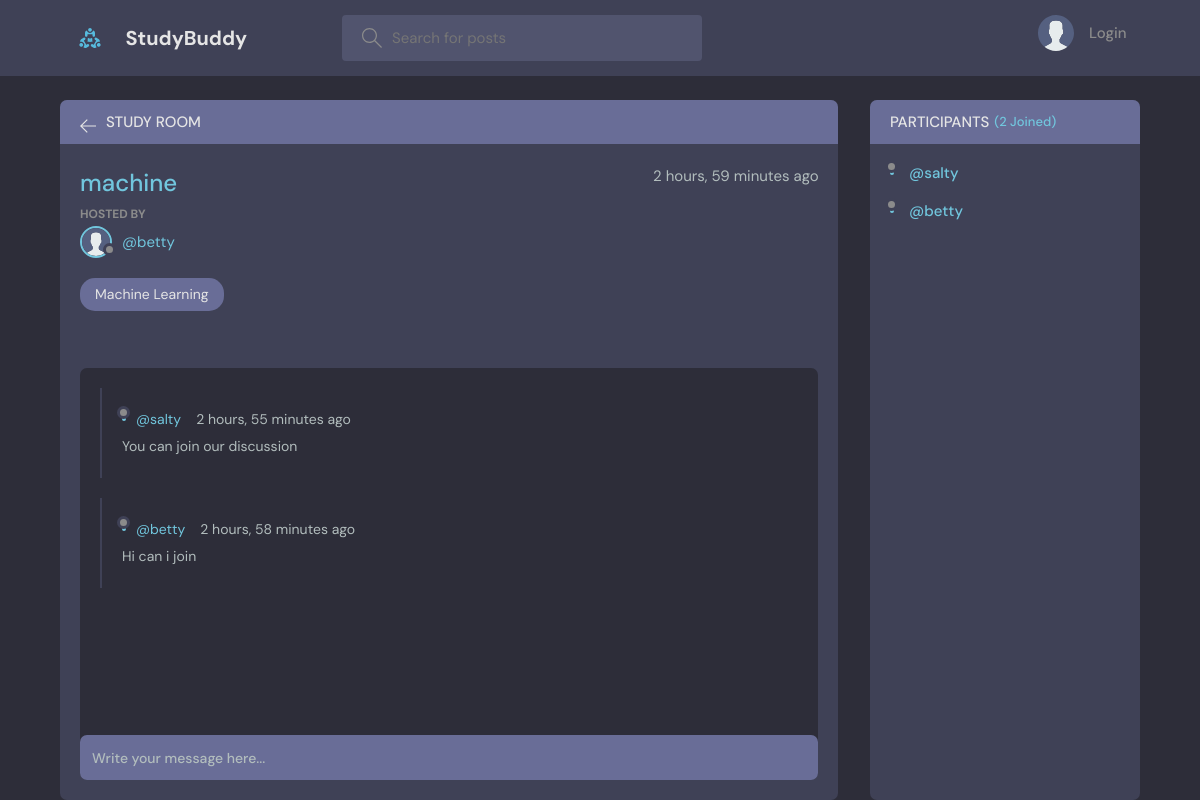
Page /room/2/ on the committed database.
### base/models.py (models this page shows, shortened)
class Room(models.Model):
    host = models.ForeignKey(User, on_delete=models.SET_NULL, null=True, related_name='hosted_rooms')
    topic = models.ForeignKey(Topic, on_delete=models.SET_NULL, null=True)
    name = models.CharField(max_length=200)
    description = models.TextField(null=True, blank=True)
    participants = models.ManyToManyField(User, related_name='joined_rooms', blank=True)
    updated = models.DateTimeField(auto_now=True)
    created = models.DateTimeField(auto_now_add=True)
    class Meta:
        ordering = ['-updated', '-created']

class Topic(models.Model):
    name = models.CharField(max_length=200)
    def __str__(self):
        return self.name

class Message(models.Model):
    user = models.ForeignKey(User, on_delete=models.CASCADE)
    room = models.ForeignKey(Room, on_delete=models.CASCADE)
    body = models.TextField()
    updated = models.DateTimeField(auto_now=True)
    created = models.DateTimeField(auto_now_add=True)
    class Meta:
        ordering = ['-updated', '-created']

### base/views.py (the view, shortened to what this page needs)
# urls.py: path('room/<str:pk>/', views.room, name="room"),
def room(request, pk):
    room = Room.objects.get(id=pk)
    room_messages = room.message_set.all()
    participants = room.participants.all()
    context = {'room': room, 'room_messages': room_messages,
               'participants': participants}
    return render(request, 'base/room.html', context)

### base/templates/base/room.html (shortened to what this page needs)
{% extends 'main.html' %} {% load static %} {% block content %}
<main class="profile-page layout layout--2">
  <div class="container">
    <div class="room">
      <div class="room__top">
        <div class="room__topLeft">
          <a href="{% url 'home' %}">
            <svg
              version="1.1"
              xmlns="http://www.w3.org/2000/svg"
              width="32"
              height="32"
              viewBox="0 0 32 32"
            >
              <title>arrow-left</title>
              <path
                d="M13.723 2.286l-13.723 13.714 13.719 13.714 1.616-1.611-10.96-10.96h27.625v-2.286h-27.625l10.965-10.965-1.616-1.607z"
              ></path>
            </svg>
          </a>
          <h3>Study Room</h3>
        </div>
      </div>
      <div class="room__box scroll">
        <div class="room__header scroll">
          <div class="room__info">
            <h3>{{room.name}}</h3>
            <span>{{room.created|timesince}} ago</span>
          </div>
          <div class="room__hosted">
            <p>Hosted By</p>
            <a
              href="{% url 'user-profile' room.host.id %}"
              class="room__author"
            >
              <div class="avatar avatar--small">
                <img src="{% static 'images/avatar.svg' %}" />
              </div>
              <span>@{{room.host.username}}</span>
            </a>
          </div>
          <span class="room__topics">{{room.topic}}</span>
        </div>
        <div class="room__conversation">
          <div class="threads scroll">
            {% for message in room_messages %}
            <div class="thread">
              <div class="thread__top">
                <div class="thread__author">
                  <a
                    href="{% url 'user-profile' message.user.id %}"
                    class="thread__authorInfo"
                  >
                    <div class="avatar avatar--small">{% load static %}</div>
                    <span>@{{message.user.username}}</span>
                  </a>
                  <span class="thread__date"
                    >{{message.created|timesince}} ago</span
                  >
                </div>
              </div>
              <div class="thread__details">{{message.body}}</div>
            </div>
            {% endfor %}
          </div>
        </div>
      </div>
      <div class="room__message">
        <form action="" method="POST">
          <input name="body" placeholder="Write your message here..." />
        </form>
      </div>
    </div>
    <div class="participants">
      <h3 class="participants__top">
        Participants <span>({{participants.count}} Joined)</span>
      </h3>
      <div class="participants__list scroll">
        {% for user in participants %}
        <a href="{%  url 'user-profile' user.id %}" class="participant">
          <div class="avatar avatar--medium">{% load static %}</div>
          <p>
            <span>@{{user.username}}</span>
          </p>
        </a>
        {% endfor %}
      </div>
    </div>
  </div>
</main>
{% endblock content %}

### rows in the picture
Room: name "machine", created "2 hours, 59 minutes", host.username "betty", topic "Machine Learning"
Message: user.username "salty", created "2 hours, 55 minutes", body "You can join our discussion"
Message: user.username "betty", created "2 hours, 58 minutes", body "Hi can i join"

### other values in the picture
{{ participants.count }} "2"
{{ user.username }} "salty"
{{ user.username }} "betty"
